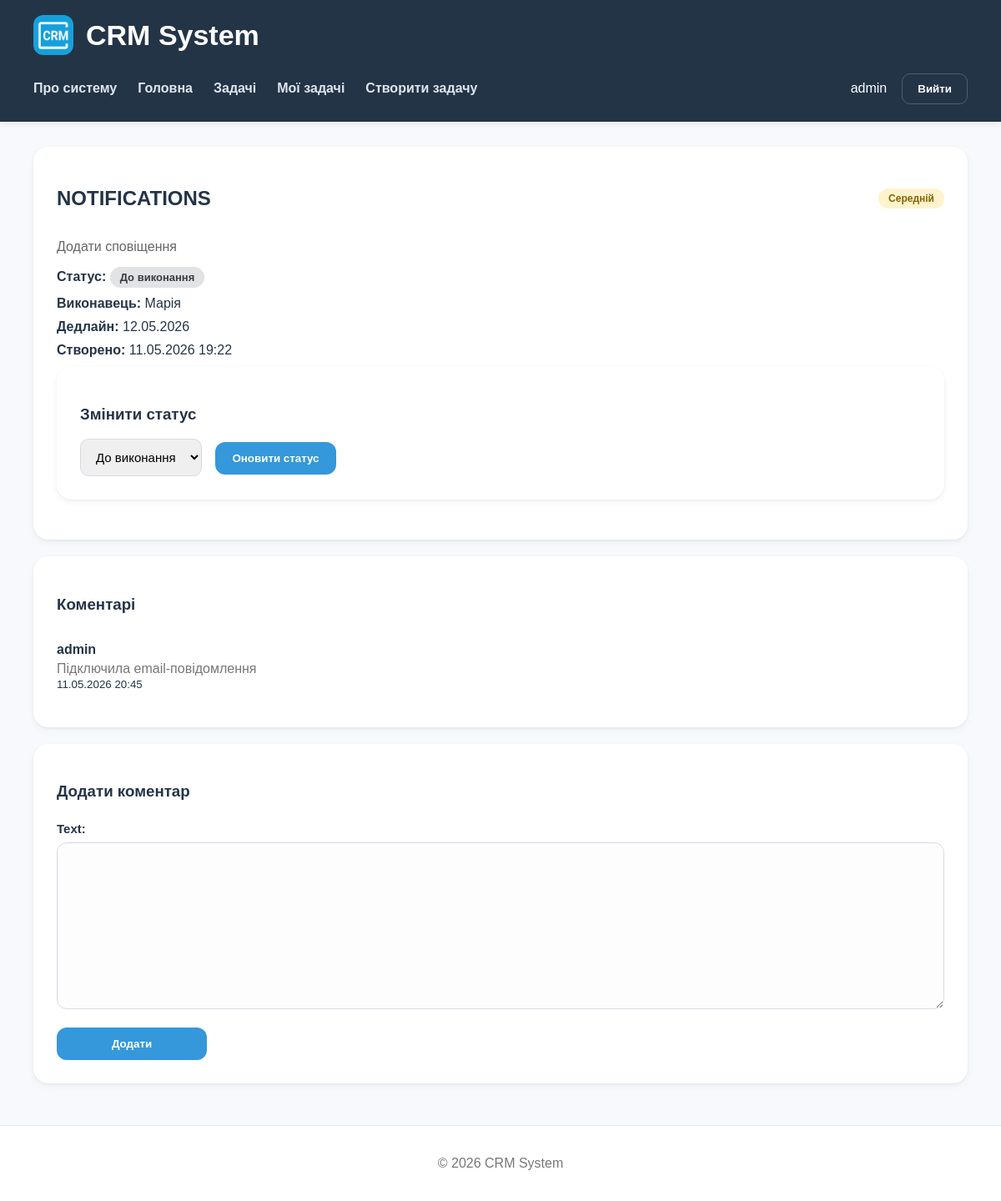
Screenshot of /tasks/9/ (signed in) with the database file from the repository.
### srm_app/models.py (models this page shows, shortened)
class Task(models.Model):
    STATUS_CHOICES = [
        ('todo', 'До виконання'),
        ('in_progress', 'В процесі'),
        ('review', 'На перевірці'),
        ('done', 'Виконано'),
    ]
    PRIORITY_CHOICES = [
        ('low', 'Низький'),
        ('medium', 'Середній'),
        ('high', 'Високий'),
        ('urgent', 'Терміновий'),
    ]
    title = models.CharField(max_length=255)
    description = models.TextField()
    status = models.CharField(max_length=20, choices=STATUS_CHOICES, default='todo')
    priority = models.CharField(max_length=20, choices=PRIORITY_CHOICES, default='low')
    assignee = models.CharField(max_length=100)
    deadline = models.DateTimeField()
    created_at = models.DateTimeField(auto_now_add=True)

class Comment(models.Model):
    task = models.ForeignKey(Task,on_delete=models.CASCADE,related_name='comments')
    user = models.ForeignKey(User,on_delete=models.CASCADE,related_name='comments')
    text = models.TextField()
    created_at = models.DateTimeField(auto_now_add=True)
    is_active = models.BooleanField(default=True)

### srm_app/views.py (the view)
# urls.py: path('tasks/<int:task_id>/', views.task_detail, name='task_detail'),
@login_required
def task_detail(request, task_id):
    task = get_object_or_404(Task,id=task_id)
    if request.method == 'POST' and 'status' in request.POST:
        new_status = request.POST.get('status')
        task.status = new_status
        task.save()
        return redirect('task_detail',task_id=task.id)
    if request.method == 'POST':
        form = CommentForm(request.POST)
        if form.is_valid():
            text = form.cleaned_data['text']
            already_exists = Comment.objects.filter(
                task=task,
                user=request.user,
                text=text
            ).exists()
            if already_exists:
                form.add_error('text','Такий коментар уже існує')
            else:
                comment = form.save(commit=False)
                comment.task = task
                comment.user = request.user
                comment.save()
                return redirect('task_detail',task_id=task.id)
    else:
        form = CommentForm()
    context = {'task': task,'form': form}
    return render(request,'srm_app/task_detail.html',context)

### srm_app/forms.py
class CommentForm(ModelForm):
    class Meta:
        model = Comment
        fields = ['text']

### srm_app/templates/srm_app/task_detail.html (shortened to what this page needs)
{% extends 'srm_app/base.html' %}
{% block content %}
<div class="card">
    <div class="task-top">
        <h2>{{ task.title|upper }}</h2>
        <span class="priority priority-{{ task.priority }}">
            {{ task.get_priority_display }}
        </span>
    </div>
    <p class="task-description">{{ task.description }}</p>
    <div class="task-info">
        <p>
            <strong>Статус:</strong>
            <span class="task-status status-{{ task.status }}">
                {{ task.get_status_display }}
            </span>
        </p>
        <p><strong>Виконавець:</strong> {{ task.assignee }}</p>
        <p><strong>Дедлайн:</strong> {{ task.deadline|date:"d.m.Y" }}</p>
        <p><strong>Створено:</strong> {{ task.created_at|date:"d.m.Y H:i" }}</p>
    </div>
    <div class="card">
        <h3>Змінити статус</h3>
        <form method="post">
            <select name="status" class="status-select">
                <option value="todo">До виконання</option>
            </select>
            <button type="submit" class="btn">Оновити статус</button>
        </form>
    </div>
</div>
{% if user.is_authenticated %}
<div class="card">
    <h3>Коментарі</h3>
    {% for comment in task.comments.all %}
        <div class="activity-item">
            <strong>{{ comment.user.username }}</strong>
            <p>{{ comment.text }}</p>
            <small>{{ comment.created_at|date:"d.m.Y H:i" }}</small>
        </div>
    {% empty %}
        <p>Коментарів поки немає</p>
    {% endfor %}
</div>
{% endif %}
{% if user.is_authenticated %}
<div class="card">
    <h3>Додати коментар</h3>
    <form method="post" class="task-form">
        <div class="form-group">
            {{ form.text.label_tag }}
            {{ form.text }}
        </div>
        <button class="btn" type="submit">Додати</button>
    </form>
</div>
{% endif %}
{% endblock %}

### srm_app/templates/srm_app/includes/header.html (shortened to what this page needs)
{% load static %}
<header>
    <div class="header-flex">
        <img src="{% static 'srm_app/images/logo.png' %}" class="logo">
        <h2>CRM System</h2>
    </div>
    <nav>
        <a href="{% url 'about' %}">Про систему</a>
         {% if request.user.is_authenticated %}
            <a href="{% url 'home' %}">Головна</a>
            <a href="{% url 'task_list' %}">Задачі</a>
            <a href="{% url 'dashboard' %}">Мої задачі</a>
            <a href="{% url 'create_task' %}">Створити задачу</a>
         {% endif %}
        <div class="nav-auth">
        {% if user.is_authenticated %}
            <span class="nav-user">{{ user.username }}</span>
            <form method="post" action="{% url 'logout' %}">
                <button type="submit" class="logout-btn">
                    Вийти
                </button>
            </form>
        {% else %}
            <a href="{% url 'login' %}" class="login-link">
                Увійти
            </a>
        {% endif %}
    </div>
</nav>
</header>

### srm_app/static/srm_app/css/style.css (style rules this page uses)
body { margin: 0; font-family: Arial, sans-serif; background-color: #f7f9fc; color: #243447; min-height: 100vh; display: flex; flex-direction: column; }
header { background-color: #243447; color: white; padding: 18px 40px; box-shadow: 0 2px 8px rgba(0, 0, 0, 0.08); }
.header-flex { display: flex; align-items: center; gap: 15px; }
.logo { width: 48px; height: 48px; border-radius: 12px; }
header h2 { margin: 0; font-size: 34px; }
nav { margin-top: 18px; display: flex; align-items: center; gap: 25px; min-height: 44px; }
.nav-auth { margin-left: auto; display: flex; align-items: center; gap: 18px; }
nav a { color: #dfe6ee; text-decoration: none; font-weight: 600; transition: 0.2s; position: relative; }
.nav-auth form { margin: 0; }
.card { background-color: white; border-radius: 18px; padding: 28px; margin-bottom: 20px; box-shadow: 0 4px 10px rgba(0, 0, 0, 0.04), 0 1px 3px rgba(0, 0, 0, 0.06); transition: 0.2s; }
.task-top { display: flex; justify-content: space-between; align-items: center; }
.task-description { color: #666; margin: 15px 0; }
.task-info p { margin: 10px 0; }
.task-status { display: inline-block; padding: 5px 12px; border-radius: 20px; font-size: 13px; font-weight: bold; }
.status-todo { background-color: #e2e3e5; color: #383d41; }
.priority-medium { background-color: #fff3cd; color: #856404; }
.status-select { padding: 12px 14px; border-radius: 10px; border: 1px solid #d6dce5; margin-right: 12px; font-size: 15px; }
.priority { padding: 5px 12px; border-radius: 20px; font-size: 12px; font-weight: bold; }
.activity-item { padding: 15px 0; border-bottom: 1px solid #eee; }
.activity-item:last-child { border-bottom: none; }
.activity-item p { margin: 5px 0 0; color: #777; }
.btn { display: inline-flex; align-items: center; justify-content: center; background-color: #3498db; color: white; text-decoration: none; padding: 12px 20px; border-radius: 12px; transition: 0.2s; font-weight: 600; border: none; cursor: pointer; }
.task-form { display: flex; flex-direction: column; gap: 22px; margin-top: 25px; }
.form-group { display: flex; flex-direction: column; gap: 8px; }
.form-group label { font-weight: 600; font-size: 15px; color: #243447; }
.task-form input, .task-form textarea { width: 100%; padding: 14px 16px; border: 1px solid #d6dce5; border-radius: 12px; font-size: 15px; font-family: inherit; box-sizing: border-box; background-color: #fdfdfd; transition: 0.2s; }
.task-form textarea { min-height: 160px; resize: vertical; }
.task-form .btn { width: fit-content; min-width: 180px; }
.logout-btn { background-color: transparent; border: 1px solid rgba(255,255,255,0.2); color: white; padding: 10px 18px; border-radius: 10px; cursor: pointer; font-weight: 600; transition: 0.2s; }

### rows the page displays
Task: title "NOTIFICATIONS", priority "Середній", description "Додати сповіщення", status "До виконання", assignee "Марія", deadline "12.05.2026", created_at "11.05.2026 19:22"
Comment: user.username "admin", text "Підключила email-повідомлення", created_at "11.05.2026 20:45"

### other values shown
{{ user.username }} "admin"
